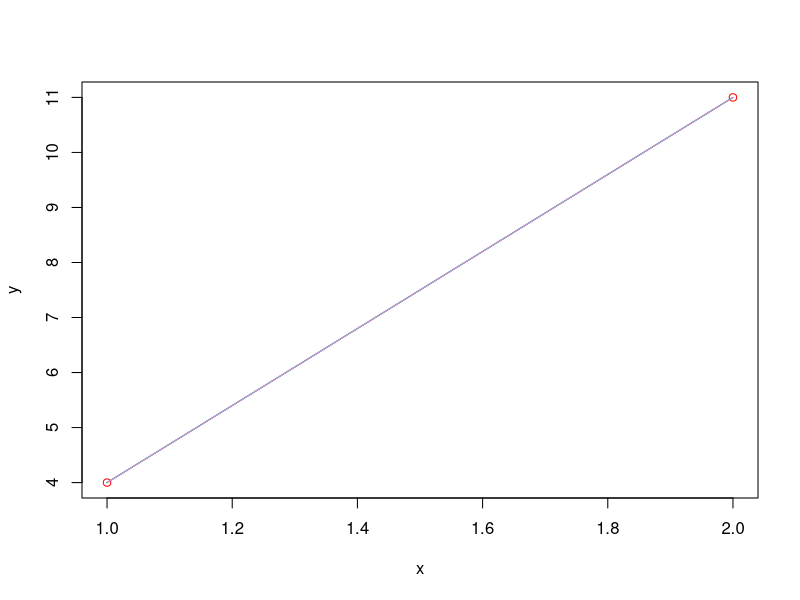
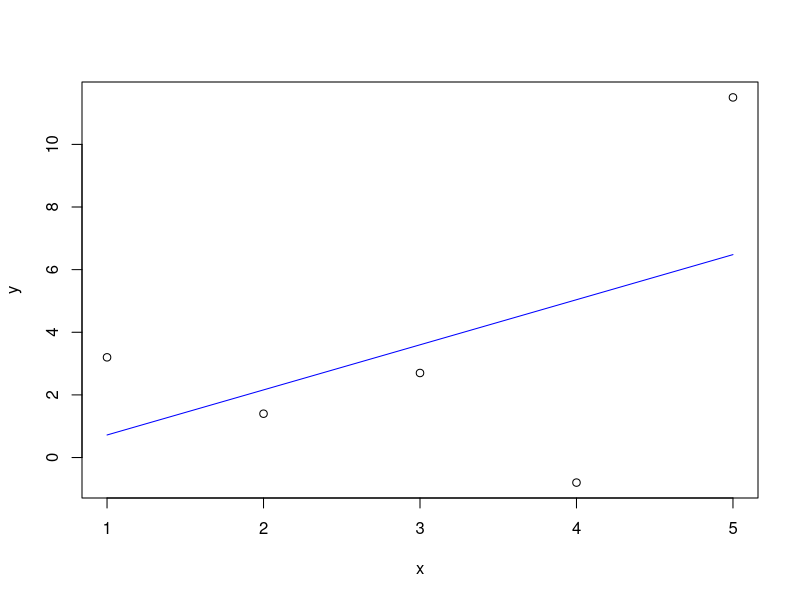
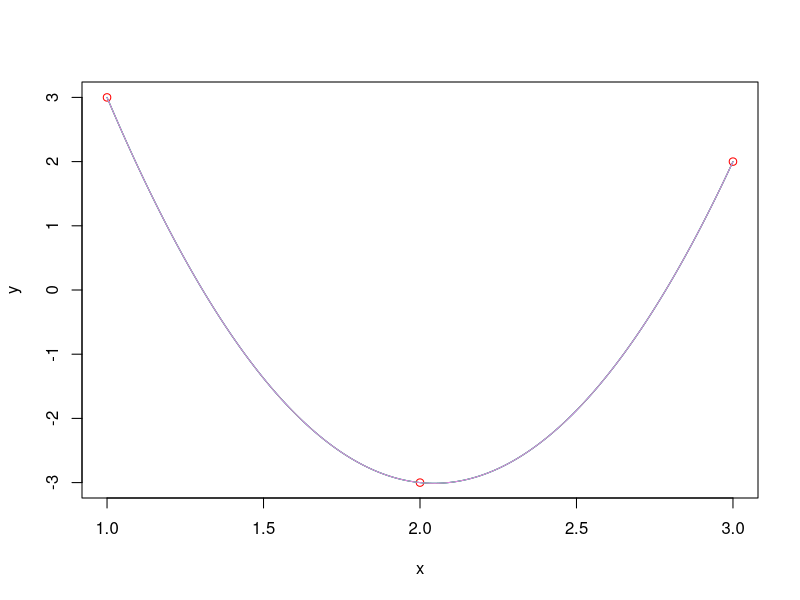

R code for these plots, in order:
# Interpolace pĹ™Ămkou
x <- c(1, 2)
y <- c(4,11)

t <- seq(x[1], x[2], 0.01)

plot(x, y, col='red')

## Vandermonde
A <- cbind(c(1,1), x)
print(A)
a <- solve(A, y)
print(a)

lines(t, a[1]+a[2]*t, col='blue')

## Newton
a <- c(y[1], (y[2]-y[1])/(x[2]-x[1]))
lines(t, a[1]+a[2]*(t-x[1]), col='green')


## Lagrange
w1 <- (x[2]-t)/(x[2]-x[1])
w2 <- (t-x[1])/(x[2]-x[1])
lines(t, w1*y[1]+w2*y[2], col='violet')

# LSA: linear
x <- 1:5
y <- c(3.2, 1.4, 2.7, -0.8, 11.5)
A <- matrix(c(length(x), sum(x), sum(x), sum(x*x)), 2, 2)
a <- solve(A, c(sum(y), sum(x*y)))
plot(x,y)
t <- seq(min(x), max(x), 0.01)
lines(t, a[1]+a[2]*t, col='blue')

# Interpolace parabolou
N <- 3
x <- 1:N
y <- sample(-N:N, N)

t <- seq(min(x), max(x), 0.01)

plot(x, y, col='red')

## Vandermonde
Horner <- function(a, x, N){
  y <- a[N]
  for(i in (N-1):1) y <- y*x+a[i]
  return(y)
}

N <- length(x)
A <- matrix(1, N, N)
for(i in 2:N) A[, i] <- A[, i-1]*x
a <- solve(A, y)
lines(t, Horner(a, t, N), col='blue')



## Newton
a <- c(y[1], (y[2]-y[1])/(x[2]-x[1]))
a <- c(a, (y[3]-(a[1]+a[2]*(x[3]-x[1])))/((x[3]-x[1])*(x[3]-x[2])))
lines(t, a[1]+
        a[2]*(t-x[1])+
        a[3]*(t-x[1])*(t-x[2]), col='green')


## Lagrange
w1 <- ((t-x[2])*(t-x[3]))/((x[1]-x[2])*(x[1]-x[3]))
w2 <- ((t-x[1])*(t-x[3]))/((x[2]-x[1])*(x[2]-x[3]))
w3 <- ((t-x[1])*(t-x[2]))/((x[3]-x[1])*(x[3]-x[2]))
lines(t, w1*y[1]+w2*y[2]+w3*y[3], col='violet')